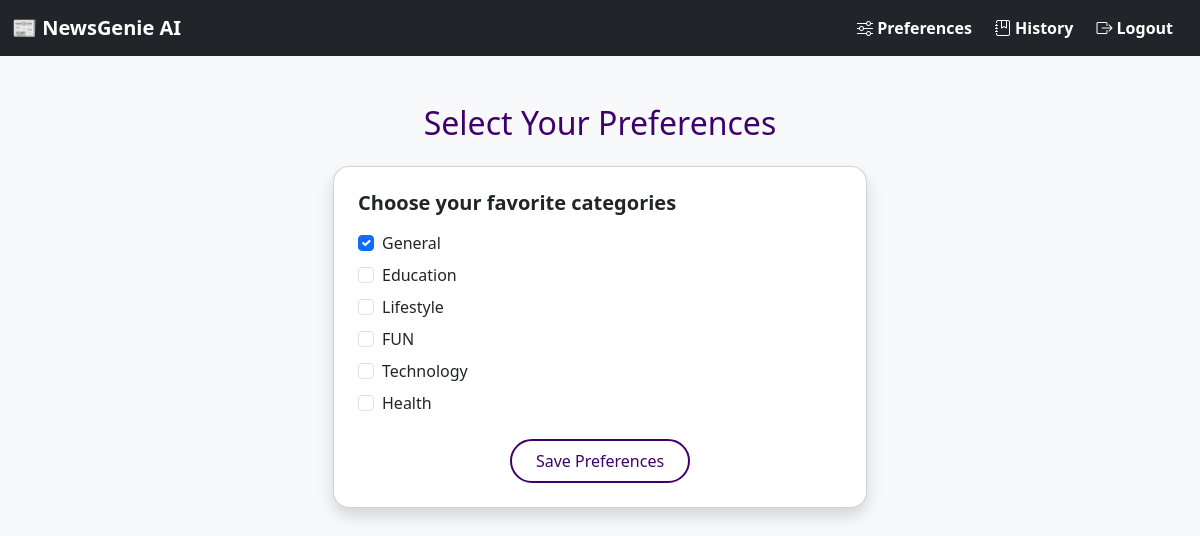
/preferences/ (signed in), run on an earlier commit of the app's database.
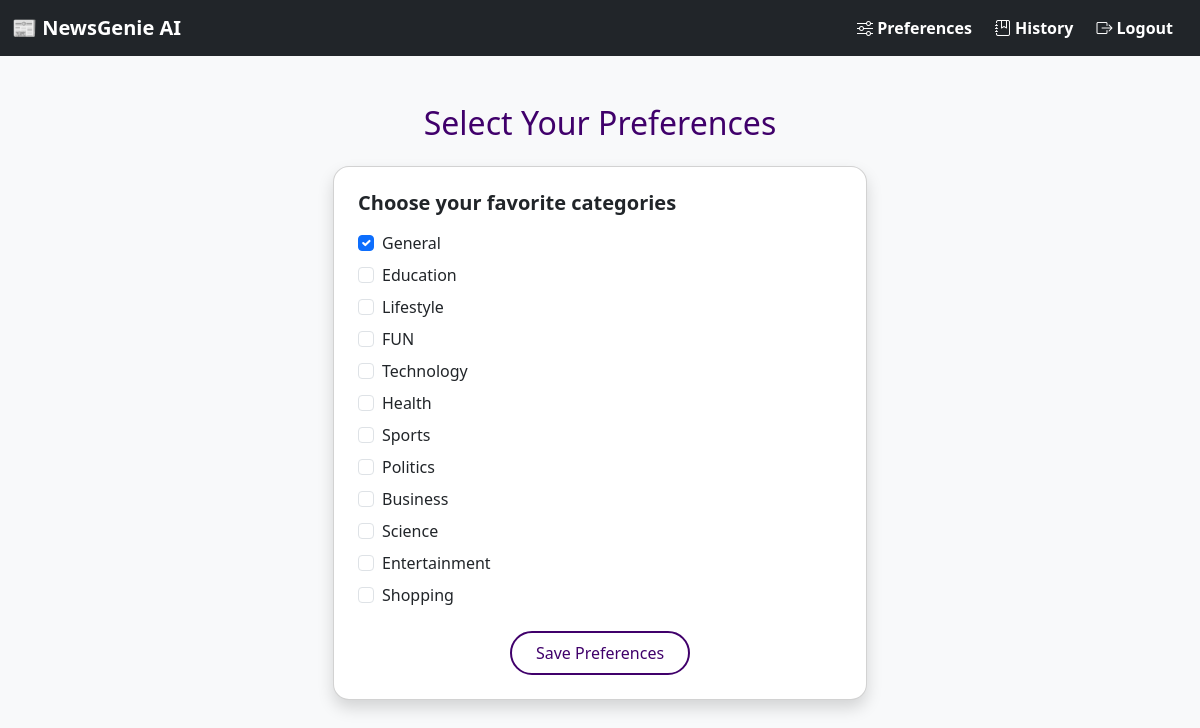
And on a later commit of the database.
### news/models.py (models this page shows)
class Category(models.Model):
    name = models.CharField(max_length=100)
    description = models.TextField(blank=True)
    def __str__(self):
        return self.name
    class Meta:
        verbose_name_plural = "Categories"

### news/views.py (the view)
# urls.py: path('preferences/', views.select_preferences, name='preferences'),
@login_required
def select_preferences(request):
    preference, _ = UserPreference.objects.get_or_create(user=request.user)
    if request.method == 'POST':
        form = PreferenceForm(request.POST, instance=preference)
        if form.is_valid():
            form.save()
            return redirect('personalized_feed')
    else:
        form = PreferenceForm(instance=preference)
    return render(request, 'news/preferences.html', {'form': form})

### news/forms.py
class PreferenceForm(forms.ModelForm):
    class Meta:
        model = UserPreference
        fields = ['categories']
        widgets = {
            'categories': forms.CheckboxSelectMultiple(attrs={'class': 'form-check-input'})
        }
        labels = {
            'categories': 'Choose your favorite categories'
        }

### templates/news/preferences.html (shortened to what this page needs)
{% extends 'base.html' %}
{% block content %}
<div class="container mt-5">
    <h2 class="mb-4 text-center" style="color: #40006b;">Select Your Preferences</h2>
    <div class="row justify-content-center">
        <div class="col-md-6">
            <div class="card shadow p-4 rounded-4">
                <form method="post">
                    <h5 class="mb-3"><strong>{{ form.categories.label }}</strong></h5>
                    {% for checkbox in form.categories %}
                        <div class="form-check mb-2">
                            {{ checkbox.tag }} {{ checkbox.choice_label }}
                        </div>
                    {% endfor %}
                    <div class="text-center mt-4">
    <button type="submit" class="btn save-btn px-4 py-2">
        Save Preferences
    </button>
</div>
                </form>
            </div>
        </div>
    </div>
</div>
{% endblock %}

### templates/base.html (shortened to what this page needs)
<!DOCTYPE html>
<html lang="en">
<head>
    {% load static %}
    <link href="https://cdn.jsdelivr.net/npm/bootstrap-icons@1.10.5/font/bootstrap-icons.css" rel="stylesheet">
    <link href="https://cdn.jsdelivr.net/npm/bootstrap@5.3.0/dist/css/bootstrap.min.css" rel="stylesheet">
    <link rel="stylesheet" href="{% static 'css/style.css' %}">
</head>
<body style="background-color: #f8f9fa; font-family: 'Segoe UI', sans-serif;">
    <nav class="navbar navbar-expand-lg navbar-dark bg-dark">
        <div class="container-fluid">
            <a class="navbar-brand" href="{% url 'home' %}">📰 NewsGenie AI</a>
            <div class="d-flex gap-2">
                {% if user.is_authenticated %}
    <a href="{% url 'preferences' %}" class="nav-btn"><i class="bi bi-sliders"></i> Preferences</a>
    <a href="{% url 'reading_history' %}" class="nav-btn"><i class="bi bi-journal-bookmark"></i> History</a>
    <a href="{% url 'logout' %}" class="nav-btn"><i class="bi bi-box-arrow-right"></i> Logout</a>
{% else %}
    <a href="{% url 'login' %}" class="nav-btn"><i class="bi bi-box-arrow-in-right"></i> Login</a>
    <a href="{% url 'register' %}" class="nav-btn"><i class="bi bi-person-plus"></i> Register</a>
{% endif %}
            </div>
        </div>
    </nav>
    <div class="container mt-4">
        {% block content %}
        {% endblock %}
    </div>
</body>
</html>

### static/css/style.css (style rules this page uses)
body { font-family: 'Segoe UI', sans-serif; background: #f3f0ff; margin: 0; padding: 0; }
nav { background-color: #6a0dad; padding: 10px; }
nav a { color: #ffffff; text-decoration: none; margin-right: 15px; font-weight: bold; }
h2 { color: #2e0854; }
button { background-color: #6a0dad; color: white; border: none; padding: 10px 18px; cursor: pointer; border-radius: 5px; }
a { color: #6a0dad; }
.card { border-radius: 15px; transition: transform 0.2s ease; }

### templates/news/preferences.html (style rules this page uses)
.save-btn { border: 2px solid #40006b; color: #40006b; background-color: white; border-radius: 50px; transition: all 0.3s ease; font-weight: 500; }

What changed in the data, as far as the page shows it:
added Category: choice_label "Sports"
added Category: choice_label "Politics"
added Category: choice_label "Business"
added Category: choice_label "Science"
added Category: choice_label "Entertainment"
added Category: choice_label "Shopping"
